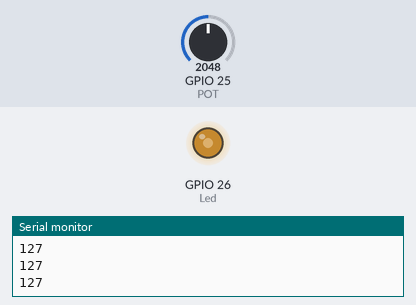
The sketch below on a simulated ESP32. Parts: output pins drawn as LEDs (lit = HIGH), the last lines printed to the serial monitor. The inputs (shaded band) are chosen by the test bench; at power-on: GPIO 25 (POT) = 2048.

Above: at 1.2 s.
1.3 s: GPIO 25 (POT) set to 2866
At 2.2 s:
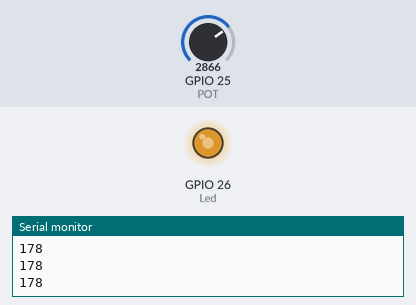
2.8 s: GPIO 25 (POT) set to 3603
At 3.3 s:
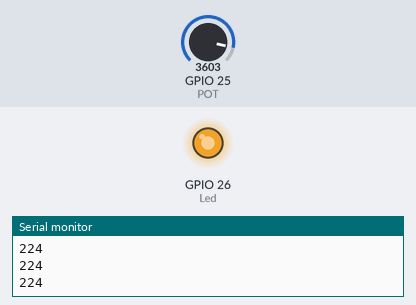
4.3 s: GPIO 25 (POT) set to 491
At 5.5 s:
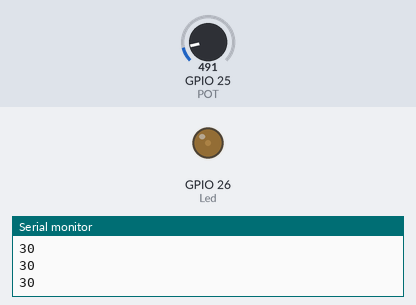
5.8 s: GPIO 25 (POT) set to 0
At 6.7 s:
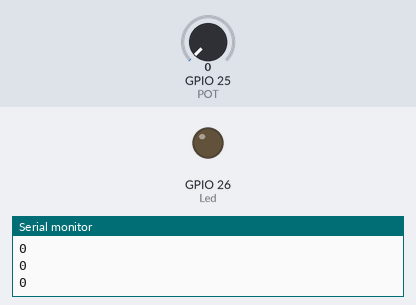
7.3 s: GPIO 25 (POT) set to 2047
At 7.9 s:
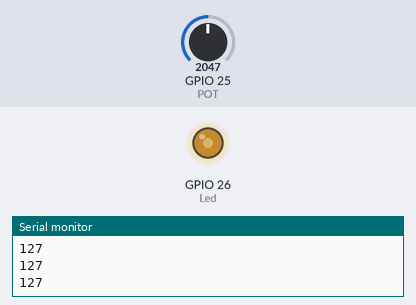
Timing chart, 0 to 9.8 s (numbered marks = the images above; inputs shaded):
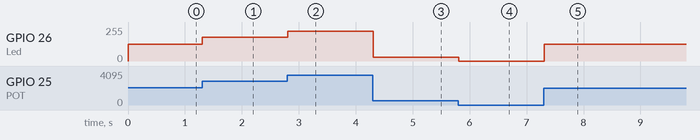

The sketch:

analogWriteEsp.ino
```cpp
#define POT 25
#define Led 26

// setting PWM properties
const int freq = 5000;
const int ledChannel = 0;
const int resolution = 8;


void setup() {
  // put your setup code here, to run once:
Serial.begin(9600);
ledcSetup(ledChannel, freq, resolution);
ledcAttachPin(Led, ledChannel);

}

void loop() {
  // put your main code here, to run repeatedly:
float read = analogRead(POT);
int dutycycle = read * 255.0 / 4095.0;
Serial.println(dutycycle);
ledcWrite(ledChannel, dutycycle);
}
```

Measured:
- after the input at 1.3 s, GPIO 26 (Led): 127/255 → 177/255 at once
- after the input at 2.8 s, GPIO 26 (Led): 177/255 → 223/255 at once
- after the input at 4.3 s, GPIO 26 (Led): 223/255 → 30/255 at once
- after the input at 5.8 s, GPIO 26 (Led): 30/255 → 0/255 at once
- after the input at 7.3 s, GPIO 26 (Led): 0/255 → 127/255 at once
